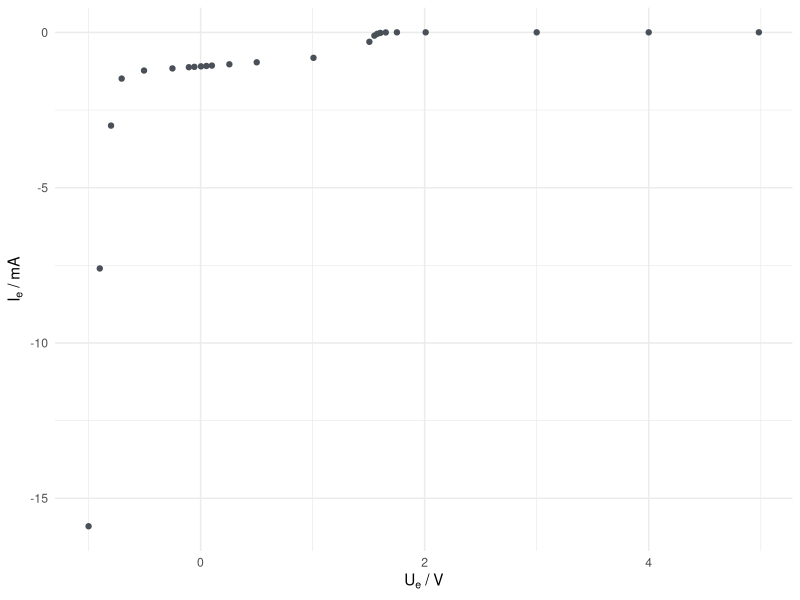

The R source for this figure:
library(ggplot2)

width  <- 10
height <- 0.618 * width

outputName <- "SN7400_Eingangskennlinie.pdf"

data <- read.csv("daten.csv")


pointcolor <- "#495057"

xlabel <- bquote("U"["e"]~"/ V")
ylabel <- bquote("I"["e"]~"/ mA")

p <- ggplot(data = data, aes(x = ue, y=ie)) +
    theme_minimal() +
    ylab(ylabel) +
    xlab(xlabel) +
    geom_point(color=pointcolor)


pdf(outputName, width, height)
p
